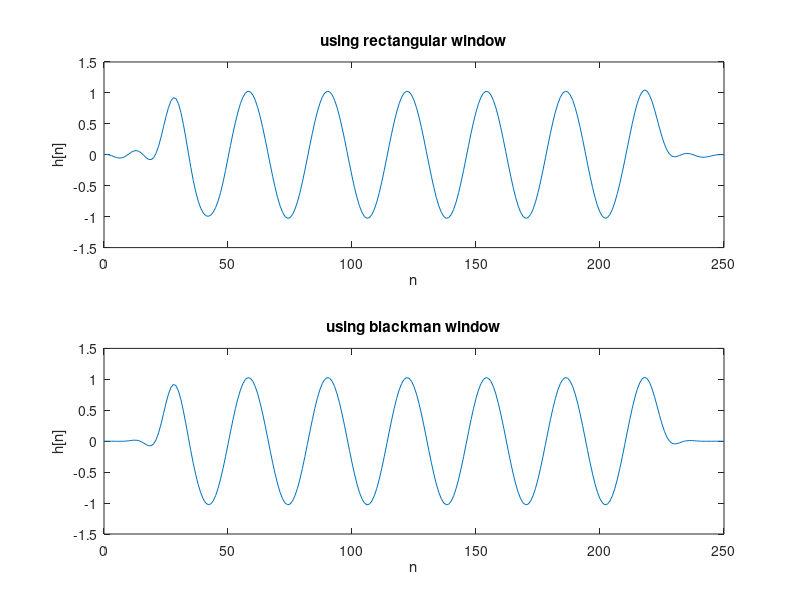

The MATLAB script that drew this image:
nn = 0:200;
x = cos(pi*nn/16) + 0.25*sin(pi*nn/16);

n = 0:1:50;
nc = 25;
h = zeros(51,1);

for ii=0:50
    if n(ii+1) == nc
        h(ii+1) = 0.165;
        continue;
    end
    h(ii+1) = sin((pi/6)*(n(ii+1)-nc))/((pi)*(n(ii+1)-nc));
end
h = conv(h , x);
len = length(h);
n = 0:len-1;
subplot(2,1,1);
plot(n , h);
xlabel('n');
ylabel('h[n]');
title('using rectangular window');

nn = 0:200;
x = cos(pi*nn/16) + 0.25*sin(pi*nn/16);

n = 0:1:50;
nc = 25;
h = zeros(51,1);

for ii=0:50
    if n(ii+1) == nc
        h(ii+1) = 0.165;
        continue;
    end
    h(ii+1) = sin((pi/6)*(n(ii+1)-nc))/((pi)*(n(ii+1)-nc));
end
window = blackman(51);
h = window.*h;
h = conv(h , x);
len = length(h);
n = 0:len-1;
subplot(2,1,2);
plot(n , h);
xlabel('n');
ylabel('h[n]');
title('using blackman window');
